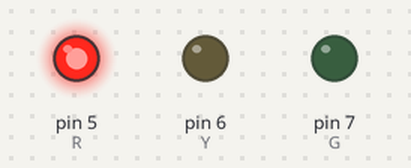
Bench run of a sketch on a simulated Arduino Uno, built with avr-gcc and run on an emulated ATmega328P. On the bench: output pins drawn as LEDs (lit = HIGH).

Above: at 0.5 s.
At 2.2 s:
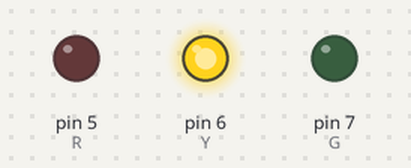
At 3.4 s:
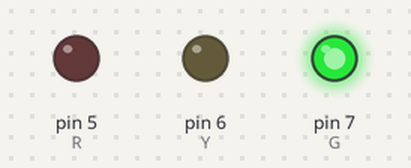
At 9.1 s:
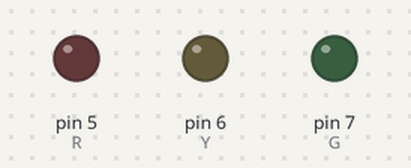
Timing chart, 0 to 9.9 s (numbered marks = the images above):
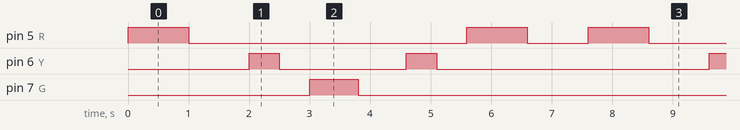

Measured:
- by itself, pin 5 (R): repeats every 7.6 s: LOW 4.6 s, HIGH 1.0 s, LOW 1.0 s, HIGH 1.0 s
- by itself, pin 6 (Y): repeats every 7.6 s: LOW 2.1 s, HIGH 0.50 s, LOW 4.5 s, HIGH 0.50 s
- by itself, pin 7 (G): alternates HIGH for 0.80 s and LOW for 6.8 s

The sketch:

0.Traffic_Light.ino
```cpp
int R=5; // for LED RED
int Y=6; // for LED Yellow
int G=7; // for LED Green


void setup() {
 pinMode (R,OUTPUT);
 pinMode (Y,OUTPUT);
 pinMode (G,OUTPUT);
}

void loop() {
  digitalWrite(R,HIGH);
  delay(1000);
  digitalWrite(R,LOW);
  delay(1000);
  digitalWrite(Y,HIGH);
  delay(500);
  digitalWrite(Y,LOW);
  delay(500);
  digitalWrite(G,HIGH);
  delay(800);
  digitalWrite(G,LOW);
  delay(800);
  digitalWrite(Y,HIGH);
  delay(500);
  digitalWrite(Y,LOW);
  delay(500);
  digitalWrite(R,HIGH);
  delay(1000);
  digitalWrite(R,LOW);
  delay(1000);
}
```
